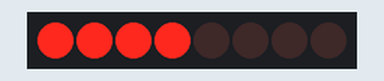
Simulated run of this sketch. Board: Arduino Uno, built with avr-gcc and run on an emulated ATmega328P. Parts: 8 shift-register outputs drawn as a row of LEDs (first output left, lit = HIGH). Wiring (inferred from the names in the program): shift register (74HC595): data pin 11; shift clock pin 13; latch pin 12. Wiring (inferred from the signals the program sends): row of LEDs: on Q0, Q1, Q2, Q3, Q4, Q5, Q6, Q7.

Above: at 0.69 s.
At 4.17 s:
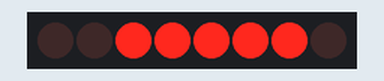
At 10.33 s:
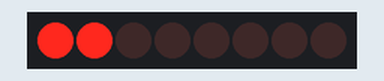
At 20.83 s:
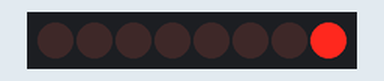
At 26.29 s:
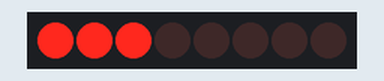
At 39.01 s:
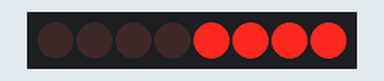
Timing chart, 0 to 40.0 s (numbered marks = the images above):
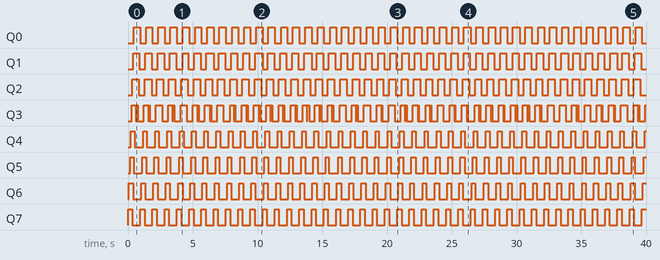

The sketch:

Sketch_25.2.1_Flowing_Water_Light.ino
```cpp
/*
  Sketch 25.2.1
  Flowing Water Light

  modified 2016/8/17
  by http://www.freenove.com
*/

int latchPin = 12;          // Pin connected to ST_CP of 74HC595（Pin12）
int clockPin = 13;          // Pin connected to SH_CP of 74HC595（Pin11）
int dataPin = 11;           // Pin connected to DS of 74HC595（Pin14）

void setup() {
  // set pins to output
  pinMode(latchPin, OUTPUT);
  pinMode(clockPin, OUTPUT);
  pinMode(dataPin, OUTPUT);
}

void loop() {
  // Define an array to save the pulse width of LED. Output the signal to the 8 adjacent LEDs in order, and then it produces the dropping-rain effect
  const byte pulse[] = {0, 0, 0, 0, 0, 0, 0, 0, 64, 48 , 32, 16, 8, 4, 2, 1, 0, 0, 0, 0, 0, 0, 0, 0};
  // Define a variable to select 8 contiguous data in the array sequentially
  static byte offset;
  // Define a variable to control the speed
  static unsigned int counter;
  if (counter++ % 8 == 0)               // Reduce the self-increasing speed of offset
    offset < 15 ? offset++ : offset = 0;// offset increases
  // 输出PWM波形
  for (int i = 0; i < 64; i++) {  // The cycle of PWM is 64 cycles
    byte data = 0;                // Define a variable to represent the output state of this loop
    for (int j = 0; j < 8; j++)   // Calculate the output state of this loop
    {
      if (i < pulse[j + offset])  // Calculate the LED state according to the pulse width
      {
        data |= 0x01 << j;        // Represent the LED state with the corresponding bit of a variable
      }
    }
    // Send the state of LED to 74HC595
    writeData(data);
  }
}

void writeData(int value) {
  // Make latchPin output low level
  digitalWrite(latchPin, LOW);
  // Send serial data to 74HC595
  shiftOut(dataPin, clockPin, MSBFIRST, value);
  // Make latchPin output high level, then 74HC595 will update the data to parallel output
  digitalWrite(latchPin, HIGH);
}
```

Measured:
- by itself, Q0: alternates HIGH for 0.49 s and LOW for 0.45 s
- by itself, Q1: moves between LOW and HIGH, repeating every 2.8 s
- by itself, Q2: alternates HIGH for 0.50 s and LOW for 0.46 s
- by itself, Q4: alternates HIGH for 0.28 s and LOW for 0.66 s
- by itself, Q5: moves between LOW and HIGH, repeating every 3.8 s
- by itself, Q6: alternates HIGH for 0.32 s and LOW for 0.63 s
- by itself, Q7: alternates HIGH for 0.33 s and LOW for 0.61 s
